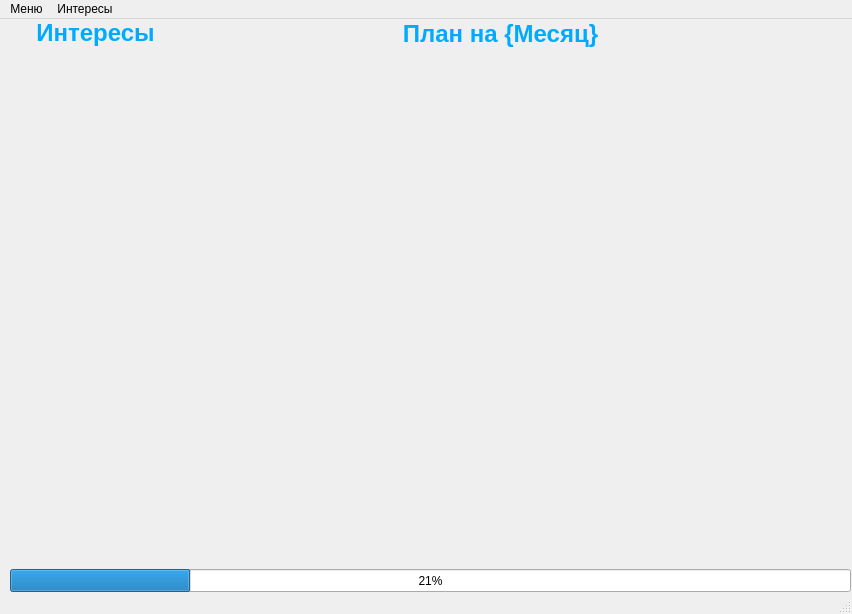
<?xml version="1.0" encoding="UTF-8"?>
<ui version="4.0">
 <class>WeekPlane</class>
 <widget class="QMainWindow" name="WeekPlane">
  <property name="geometry">
   <rect>
    <x>0</x>
    <y>0</y>
    <width>852</width>
    <height>614</height>
   </rect>
  </property>
  <property name="windowTitle">
   <string>MainWindow</string>
  </property>
  <widget class="QWidget" name="centralwidget">
   <widget class="QWidget" name="gridLayoutWidget">
    <property name="geometry">
     <rect>
      <x>200</x>
      <y>30</y>
      <width>621</width>
      <height>521</height>
     </rect>
    </property>
    <layout class="QGridLayout" name="calendar"/>
   </widget>
   <widget class="QLabel" name="label">
    <property name="geometry">
     <rect>
      <x>210</x>
      <y>0</y>
      <width>581</width>
      <height>31</height>
     </rect>
    </property>
    <property name="text">
     <string>&lt;html&gt;&lt;head/&gt;&lt;body&gt;&lt;p align=&quot;center&quot;&gt;&lt;span style=&quot; font-size:18pt; font-weight:600; color:#00aaff;&quot;&gt;План на {Месяц}&lt;/span&gt;&lt;/p&gt;&lt;/body&gt;&lt;/html&gt;</string>
    </property>
   </widget>
   <widget class="QProgressBar" name="progressBar">
    <property name="geometry">
     <rect>
      <x>10</x>
      <y>550</y>
      <width>841</width>
      <height>23</height>
     </rect>
    </property>
    <property name="maximum">
     <number>28</number>
    </property>
    <property name="value">
     <number>6</number>
    </property>
   </widget>
   <widget class="QWidget" name="gridLayoutWidget_2">
    <property name="geometry">
     <rect>
      <x>9</x>
      <y>30</y>
      <width>171</width>
      <height>521</height>
     </rect>
    </property>
    <layout class="QGridLayout" name="Interest_table"/>
   </widget>
   <widget class="QLabel" name="label_2">
    <property name="geometry">
     <rect>
      <x>10</x>
      <y>-1</y>
      <width>171</width>
      <height>31</height>
     </rect>
    </property>
    <property name="text">
     <string>&lt;html&gt;&lt;head/&gt;&lt;body&gt;&lt;p align=&quot;center&quot;&gt;&lt;span style=&quot; font-size:18pt; font-weight:600; color:#00aaff;&quot;&gt;Интересы&lt;/span&gt;&lt;/p&gt;&lt;/body&gt;&lt;/html&gt;</string>
    </property>
   </widget>
  </widget>
  <widget class="QMenuBar" name="menubar">
   <property name="geometry">
    <rect>
     <x>0</x>
     <y>0</y>
     <width>852</width>
     <height>21</height>
    </rect>
   </property>
   <widget class="QMenu" name="menuvty">
    <property name="title">
     <string>Меню</string>
    </property>
    <addaction name="action"/>
    <addaction name="separator"/>
   </widget>
   <widget class="QMenu" name="menu">
    <property name="title">
     <string>Интересы</string>
    </property>
    <addaction name="action_3"/>
    <addaction name="action_5"/>
   </widget>
   <addaction name="menuvty"/>
   <addaction name="menu"/>
  </widget>
  <widget class="QStatusBar" name="statusbar"/>
  <action name="action">
   <property name="text">
    <string>Выход</string>
   </property>
  </action>
  <action name="action_3">
   <property name="checkable">
    <bool>false</bool>
   </property>
   <property name="text">
    <string>Добавить новый Интерес</string>
   </property>
  </action>
  <action name="action_5">
   <property name="text">
    <string>Удалить Интерес</string>
   </property>
  </action>
 </widget>
 <resources/>
 <connections/>
</ui>
